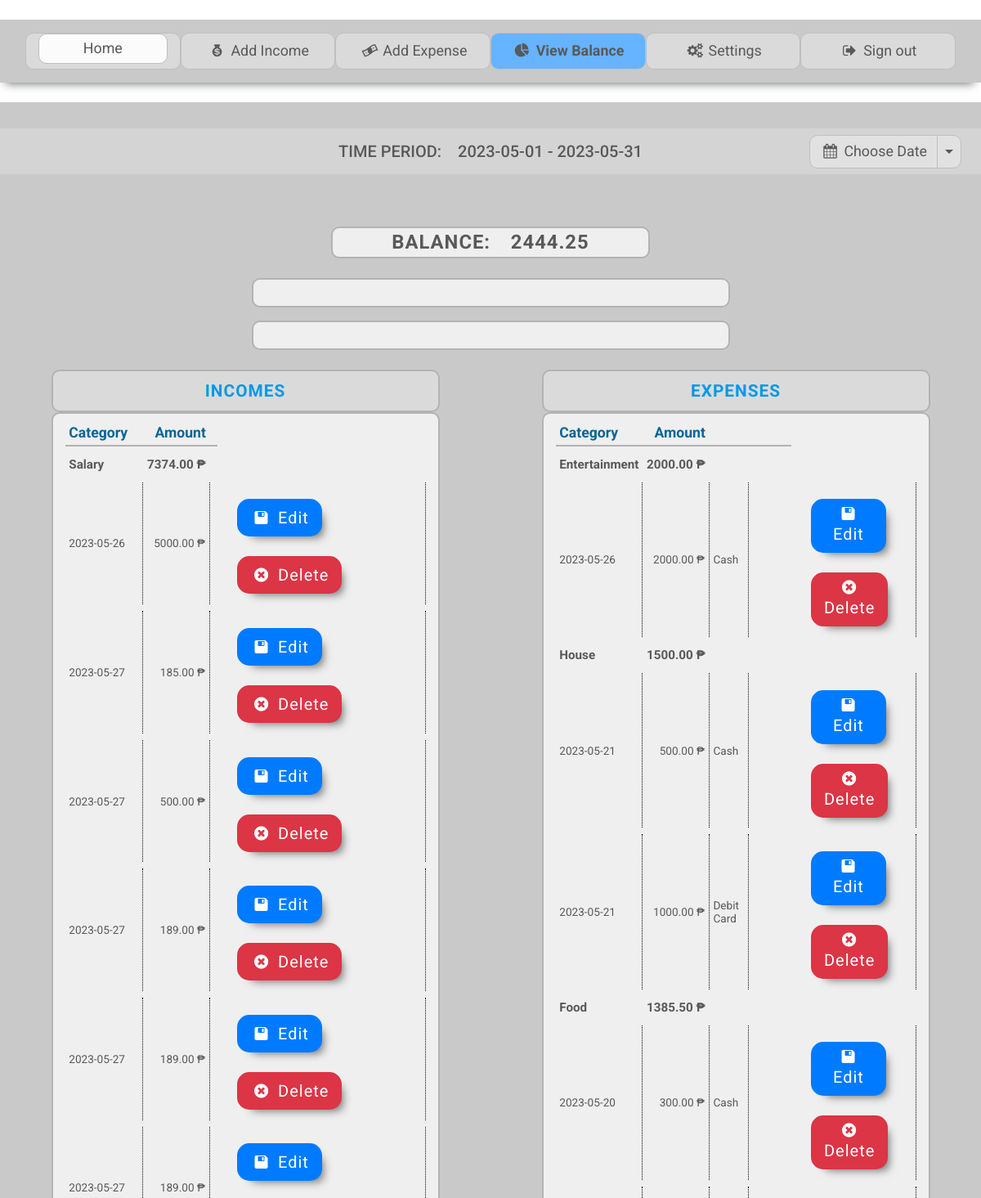
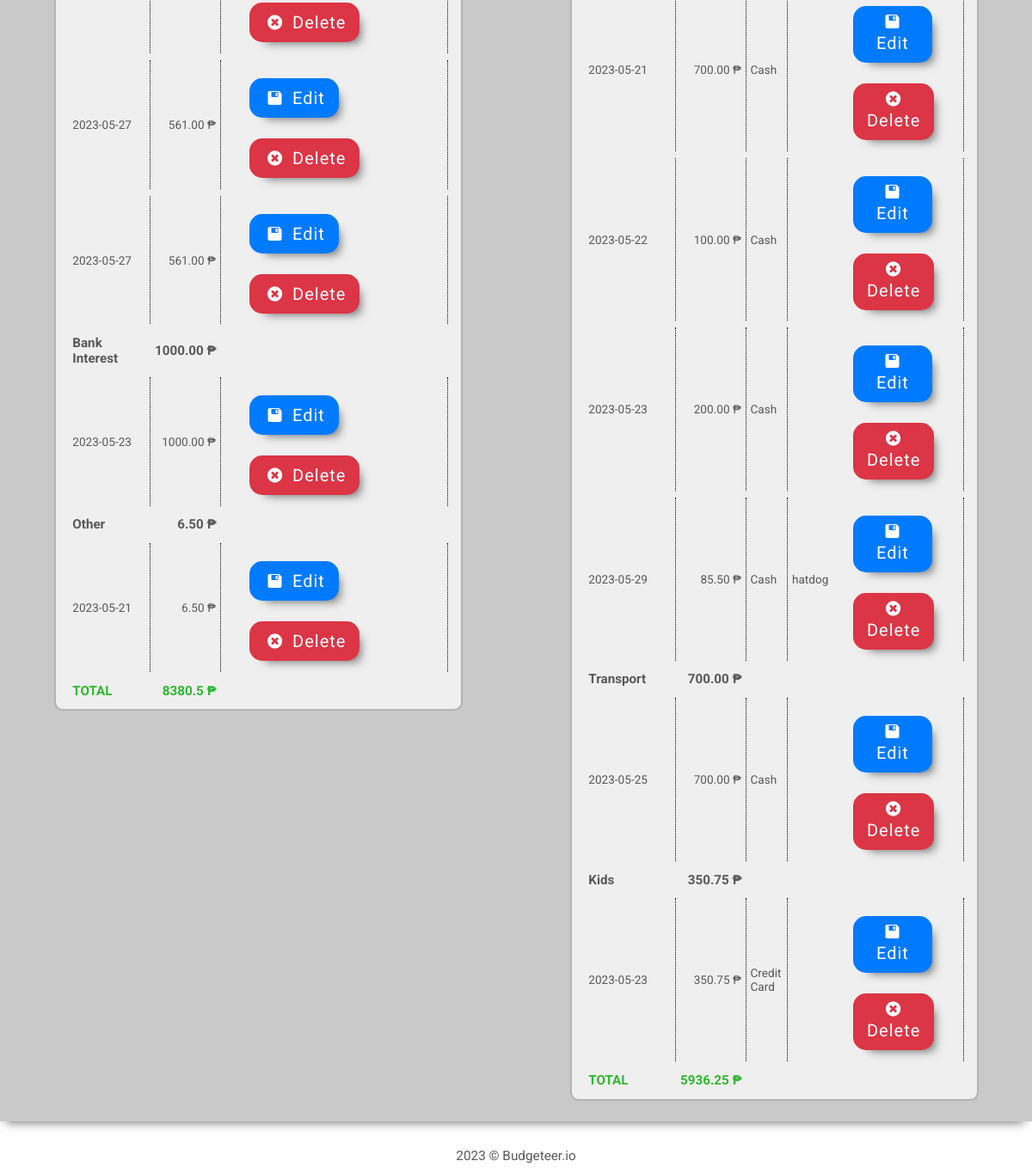
/budgeteer/balance.php?userStartDate=2023-05-01&userEndDate=2023-05-31 (signed in), run on the app's committed database (2 pictures, top to bottom).
### tables this page shows
CREATE TABLE `incomes` (
  `income_id` int(11) NOT NULL,
  `user_id` int(11) NOT NULL,
  `income_amount` decimal(8,2) NOT NULL,
  `income_date` date NOT NULL,
  `category_id` int(11) NOT NULL,
  `income_comment` varchar(100) DEFAULT NULL
);

CREATE TABLE `expenses` (
  `expense_id` int(11) NOT NULL,
  `user_id` int(11) NOT NULL,
  `expense_amount` decimal(8,2) NOT NULL,
  `expense_date` date NOT NULL,
  `payment_method_id` int(11) NOT NULL,
  `category_id` int(11) NOT NULL,
  `expense_comment` varchar(100) DEFAULT NULL
);

CREATE TABLE `payment_methods` (
  `payment_method_id` int(11) NOT NULL,
  `payment_method` varchar(50) NOT NULL
);

### budgeteer/balance.php (the view, shortened to what this page needs)
<?php
	$startDate = 00-00-00;
	$endDate = 00-00-00;
	if(isset($_SESSION['loggedUserId'])) {
		require_once 'database.php';
		if(isset($_GET['userStartDate'])) {
			if($_GET['userStartDate'] > $_GET['userEndDate']) {
				$startDate = $_GET['userEndDate'];
				$endDate = $_GET['userStartDate'];
			} else {
				$startDate = $_GET['userStartDate'];
				$endDate = $_GET['userEndDate'];
			}
			$expensesQuery = $db -> prepare(
			"SELECT e.category_id, ec.expense_category, SUM(e.expense_amount) AS expense_amount
			FROM expenses e NATURAL JOIN expense_categories ec
			WHERE e.user_id=:loggedUserId AND e.expense_date BETWEEN :startDate AND :endDate
			GROUP BY e.category_id
			ORDER BY expense_amount DESC");
			$expensesQuery -> execute([':loggedUserId'=> $_SESSION['loggedUserId'], ':startDate'=> $startDate, ':endDate'=> $endDate]);
			$expensesOfLoggedUser = $expensesQuery -> fetchAll();
			$incomesQuery = $db -> prepare(
			"SELECT i.category_id, ic.income_category, SUM(i.income_amount) AS income_amount
			FROM incomes i NATURAL JOIN income_categories ic
			WHERE i.user_id=:loggedUserId AND i.income_date BETWEEN :startDate AND :endDate
			GROUP BY i.category_id
			ORDER BY income_amount DESC");
			$incomesQuery -> execute([':loggedUserId'=> $_SESSION['loggedUserId'], ':startDate'=> $startDate, ':endDate'=> $endDate]);
			$incomesOfLoggedUser = $incomesQuery -> fetchAll();
		} else {
			header ("Location: home.php");
			exit();
		}
	} else {
		header ("Location: landing.php");
		exit();
	}
?>
<!DOCTYPE html>
<html lang="en">
<head>
	<link rel="stylesheet" href="css/bootstrap.min.css">
	<link rel="stylesheet" href="css/main.css">
	<link rel="stylesheet" href="css/fontello.css">
</head>
<body onload="drawChart(incomes, expenses)" onresize="drawChart(incomes, expenses)">
	<header>
	<main>
		<section class="container-fluid square my-4 py-2">
			<nav class="navbar navbar-dark navbar-expand-lg">
				<div class="collapse navbar-collapse" id="mainMenu">
					<ul class="navbar-nav mx-auto">
						<li class="col-lg-2 nav-item">
						<?php
								$userStartDate = date('Y-m-01');
								$userEndDate = date('Y-m-t');
								echo '<a class="dropdown-item" href="home.php?userStartDate='.$userStartDate.'&userEndDate='.$userEndDate.'">Home</a>';
								?>
						</li>
						<li class="col-lg-2 nav-item">
							<a class="nav-link" href="income.php"><i class="icon-money-1"></i> Add Income</a>
						</li>
						<li class="col-lg-2 nav-item">
							<a class="nav-link" href="expense.php"><i class="icon-dollar"></i> Add Expense</a>
						</li>
						<li class="col-lg-2 nav-item dropdown disabled">
							<a class="nav-link" href="#" role="button"><i class="icon-chart-pie"></i> View Balance</a>
						</li>
						<li class="col-lg-2 nav-item">
							<a class="nav-link" href="settings.php" role="button"><i class="icon-cog-alt"></i> Settings</a>
						</li>
						<li class="col-lg-2 nav-item">
							<a class="nav-link" href="logout.php"><i class="icon-logout"></i> Sign out</a>
						</li>
					</ul>
				</div>
			</nav>
		</section>
		<section class="container-fluid square mb-4 py-3">
			<div class="row py-3">
				<div class="col-12 timePeriod pt-3 pb-2">
					<?php
						echo "<h5>TIME PERIOD:&emsp;<span class='text-nowrap'>".$startDate."</span>  -  <span class='text-nowrap'>".$endDate."</span></h5>";
					?>
					<div class="btn-group m-2 mr-4 dateButton">
						<button type="button" class="btn"><i class="icon-calendar"></i> Choose Date</button>
						<button type="button" class="btn dropdown-toggle dropdown-toggle-split" data-toggle="dropdown" aria-haspopup="true" aria-expanded="false">
						</button>
					</div>
				</div>
			</div>
			<div class="row col-sm-6 col-lg-4 justify-content-center mt-5 mb-2 mx-auto box">
				<?php
				$totalIncomes = 0;
				$totalExpenses = 0;
				foreach ($incomesOfLoggedUser as $incomes) {
					$totalIncomes += $incomes['income_amount'];
				}
				foreach ($expensesOfLoggedUser as $expenses) {
					$totalExpenses += $expenses['expense_amount'];
				}
					$balance = $totalIncomes - $totalExpenses;
					echo '<div id="balance">BALANCE:&emsp;'.$balance.'</div>';
				?>
			</div>
			<?php
				if(!empty($incomesOfLoggedUser)) {
					echo '<div class="col-sm-8 col-lg-6 mt-4 mb-2 pt-2 pb-4 mx-auto box"><div id="piechart1"></div></div>';
				}
				if(!empty($expensesOfLoggedUser)) {
					echo '<div class="col-sm-8 col-lg-6 my-3 pt-2 pb-4 mx-auto box"><div id="piechart2"></div></div>';
				}
			?>
			<div class="row justify-content-center" id="tables">
				<div class="table-responsive col-md-6" id="tableIncomes">
					<table class="table-sm col-lg-10 mx-auto my-2">
						<tbody>
							<thead class="thead-dark">
								<caption>Incomes</caption>
								<tr>
									<th class="category">Category</th>
									<th class="amount">Amount</th>
									<th></th>
								</tr>
							</thead>
							<?php
								$totalIncomes = 0;
								foreach ($incomesOfLoggedUser as $incomes) {
									echo "<tr class=\"summary\"><td class=\"category\">{$incomes['income_category']}</td><td class=\"sum\">{$incomes['income_amount']} ₱</td>
									</tr>";
									$totalIncomes += $incomes['income_amount'];
									$incomesTableRowsQuery = $db -> prepare(
									"SELECT income_date, income_amount, income_comment
									FROM incomes
									WHERE category_id=:incomeCategoryId AND user_id=:loggedUserId AND income_date BETWEEN :startDate AND :endDate
									ORDER BY income_date ASC");
									$incomesTableRowsQuery -> execute([':loggedUserId' => $_SESSION['loggedUserId'], ':incomeCategoryId' => $incomes['category_id'], ':startDate'=> $startDate, ':endDate'=> $endDate]);
									$incomesOfSpecificCategory = $incomesTableRowsQuery -> fetchAll();
									foreach ($incomesOfSpecificCategory as $categoryIncome) {
										echo "<tr><td class=\"date\">{$categoryIncome['income_date']}</td><td class=\"amount\">{$categoryIncome['income_amount']} ₱</td><td class=\"comment\">{$categoryIncome['income_comment']}</td>
										<td>
										<div class=\"col-md-11\">
										<button class=\"btn-lg mt-3 mb-2 mx-1 signButton bg-primary\" type=\"submit\">
										<i class=\"icon-floppy\"></i> Edit
										</button>
										<a data-toggle=\"modal\" data-target=\"#discardExpenseModal\">
										<button class=\"btn-lg mt-3 mb-2 mx-1 signButton bg-danger\">
										<i class=\"icon-cancel-circled\"></i> Delete
										</button>
										</a>
										</div>
										</td>
										</tr>";
									}
								}
								echo "<tr class=\"summary\"><td class=\"total\">TOTAL</td><td class=\"sum\">{$totalIncomes} ₱</td>
								</tr>";
							?>
						</tbody>
					</table>
				</div>
				<div class="table-responsive col-md-6" id="tableExpenses">
					<table class="table-sm col-lg-10 mx-auto my-2">
						<tbody>
							<thead class="thead-dark">
								<caption>Expenses</caption>
								<tr>
									<th class="category">Category</th>
									<th class="amount">Amount</th>
									<th></th>
									<th></th>
								</tr>
							</thead>
							<?php
								$totalExpenses = 0;
								foreach ($expensesOfLoggedUser as $expenses) {
									echo "<tr class=\"summary\"><td class=\"category\">{$expenses['expense_category']}</td><td class=\"sum\">{$expenses['expense_amount']} ₱</td>
									<td>
									</tr>";
									$totalExpenses += $expenses['expense_amount'];
									$expensesTableRowsQuery = $db -> prepare(
									"SELECT e.expense_date, e.expense_amount, pm.payment_method, e.expense_comment
									FROM expenses e NATURAL JOIN payment_methods pm
									WHERE e.category_id=:expenseCategoryId AND e.user_id=:loggedUserId AND e.expense_date BETWEEN :startDate AND :endDate
									ORDER BY e.expense_date ASC");
									$expensesTableRowsQuery -> execute([':loggedUserId' => $_SESSION['loggedUserId'], ':expenseCategoryId' => $expenses['category_id'], ':startDate'=> $startDate, ':endDate'=> $endDate]);
									$expensesOfSpecificCategory = $expensesTableRowsQuery -> fetchAll();
									foreach ($expensesOfSpecificCategory as $categoryExpense) {
										echo "<tr><td class=\"date\">{$categoryExpense['expense_date']}</td><td class=\"amount\">{$categoryExpense['expense_amount']} ₱</td><td class=\"payment\">{$categoryExpense['payment_method']}</td><td class=\"comment\">{$categoryExpense['expense_comment']}</td>
										<td>
											<div class=\"col-md-11\">
											<button class=\"btn-lg mt-3 mb-2 mx-1 signButton bg-primary\" type=\"submit\">
											<i class=\"icon-floppy\"></i> Edit
											</button>
											<a data-toggle=\"modal\" data-target=\"#discardExpenseModal\">
											<button class=\"btn-lg mt-3 mb-2 mx-1 signButton bg-danger\">
											<i class=\"icon-cancel-circled\"></i> Delete
											</button>
											</a>
											</div>
										</td>
										</tr>";
									}
								}
								echo "<tr class=\"summary\"><td class=\"total\">TOTAL</td><td class=\"sum\">{$totalExpenses} ₱</td></tr>";
							?>
						</tbody>
					</table>
				</div>
			</div>
		</section>
	</main>
	<footer>
		<div class="col my-2 footer">
			2023 &copy; Budgeteer.io
		</div>
	</footer>
</body>
</html>

### budgeteer/css/main.css (style rules this page uses)
html { position: relative; min-height: 100%; min-width: 320px; }
body { background-position: center; background-size: contain; color: #595959; font-family: 'Roboto', sans-serif; font-size: 17px; text-align: center; margin-bottom: 60px; }
.square { text-align: center; background-color: rgba(166, 166, 166, 0.6); -webkit-box-shadow: -1px 9px 11px -8px rgba(107,108,110,1); -moz-box-shadow: -1px 9px 11px -8px rgba(107,108,110,1); box-shadow: -1px 9px 11px -8px rgba(107,108,110,1); }
.signButton { background-color: #00b300; border-radius: 15px; color: white; letter-spacing: 1px; -webkit-box-shadow: 9px 9px 11px -8px rgba(107,108,110,1); moz-box-shadow: 9px 9px 11px -8px rgba(107,108,110,1); box-shadow: 9px 9px 11px -8px rgba(107,108,110,1); border-style: none; }
.footer { font-size: 0.9em; position: absolute; bottom: 0; }
a.nav-link, a.dropdown-item, .dateButton > button { color: #595959 !important; font-size: 1.05em !important; line-height: 150% !important; }
ul { width: 100%; }
ul > li, .dateButton > button { background-color: rgba(255, 255, 255, 0.3); border: 1px solid #bfbfbf; border-radius: 10px; }
ul > li.disabled { background-color: #66b3ff; font-weight: 700; pointer-events: none; }
h6, a.dropdown-item { background-color: rgba(255, 255, 255, 0.9); border: 1px solid #bfbfbf; border-radius: 10px; }
table { background-color: rgba(255, 255, 255, 0.7); border: 2px solid #b3b3b3; border-radius: 10px; border-collapse:separate; border-spacing: 0 8px; }
caption { text-align: center; caption-side: top; background-color: rgba(255, 255, 255, 0.3); border: 2px solid #b3b3b3; border-radius: 10px; color: #0099e6; font-size: 1.3em; font-weight: 700; text-transform: uppercase; letter-spacing: 1px; }
th { text-align: left; color: #006699; font-size: 1.1em; overflow: hidden; overflow-wrap: normal; border-bottom: 2px solid #b3b3b3; }
td.amount, td.sum, td.date { white-space: nowrap; }
td { text-align: left; font-size: 0.85em; border-right: 1px dotted black; }
td.comment { border: none; }
tr.summary > td { font-size: 0.95em; font-weight: 700; border: none; }
.amount, td.sum { text-align: right; }
tr:last-child { color: #2eb82e; }
.box { text-align: center; background-color: rgba(255, 255, 255, 0.7); border: 2px solid #b3b3b3; border-radius: 10px; }
#balance, #result { font-size: 1.4em; font-weight: 700; letter-spacing: 1px; }
.timePeriod { position: relative; background-color: rgba(255, 255, 255, 0.2); }
@media (min-width: 767px) { .dateButton { position: absolute; top: 0; right: 0; } }

### data on the page
incomes: income_date "2023-05-26", income_amount "5000.00"
incomes: income_date "2023-05-27", income_amount "185.00"
incomes: income_date "2023-05-27", income_amount "500.00"
incomes: income_date "2023-05-27", income_amount "189.00"
incomes: income_date "2023-05-27", income_amount "189.00"
incomes: income_date "2023-05-27", income_amount "189.00"
incomes: income_date "2023-05-27", income_amount "561.00"
incomes: income_date "2023-05-27", income_amount "561.00"
incomes: income_date "2023-05-23", income_amount "1000.00"
incomes: income_date "2023-05-21", income_amount "6.50"
expenses: expense_date "2023-05-26", expense_amount "2000.00", payment_method.payment_method "Cash"
expenses: expense_date "2023-05-21", expense_amount "500.00", payment_method.payment_method "Cash"
expenses: expense_date "2023-05-21", expense_amount "1000.00", payment_method.payment_method "Debit Card"
expenses: expense_date "2023-05-20", expense_amount "300.00", payment_method.payment_method "Cash"
expenses: expense_date "2023-05-21", expense_amount "700.00", payment_method.payment_method "Cash"
expenses: expense_date "2023-05-22", expense_amount "100.00", payment_method.payment_method "Cash"
expenses: expense_date "2023-05-23", expense_amount "200.00", payment_method.payment_method "Cash"
expenses: expense_date "2023-05-29", expense_amount "85.50", payment_method.payment_method "Cash", expense_comment "hatdog"
expenses: expense_date "2023-05-25", expense_amount "700.00", payment_method.payment_method "Cash"
expenses: expense_date "2023-05-23", expense_amount "350.75", payment_method.payment_method "Credit Card"

### other printed values
$startDate "2023-05-01"
$endDate "2023-05-31"
$balance "2444.25"
$incomes['income_category'] "Salary"
$incomes['income_amount'] "7374.00"
$incomes['income_category'] "Bank Interest"
$incomes['income_amount'] "1000.00"
$incomes['income_category'] "Other"
$incomes['income_amount'] "6.50"
$totalIncomes "8380.5"
$expenses['expense_category'] "Entertainment"
$expenses['expense_amount'] "2000.00"
$expenses['expense_category'] "House"
$expenses['expense_amount'] "1500.00"
$expenses['expense_category'] "Food"
